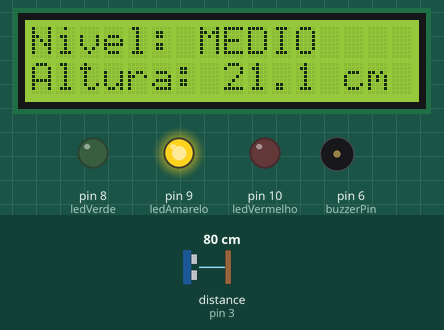
Bench run of a sketch on a simulated Arduino Uno, built with avr-gcc and run on an emulated ATmega328P. Parts: 16×2 character LCD, output pins drawn as LEDs (lit = HIGH), buzzer (waves = sounding). Wiring (inferred from the names in the program): ultrasonic range finder: trigger pin 2; echo pin 3. The inputs (shaded band) are chosen by the test bench; at power-on: distance to the obstacle (sensor on pin 3) 80 cm. The echo pulse lasts 58.3 µs per cm; pins used as bus, display or sensor lines are not drawn; what the sketch prints to the serial monitor is not drawn.

Above: at 1.7 s.
1.8 s: distance to the obstacle (sensor on pin 3) set to 55 cm
At 4.3 s:
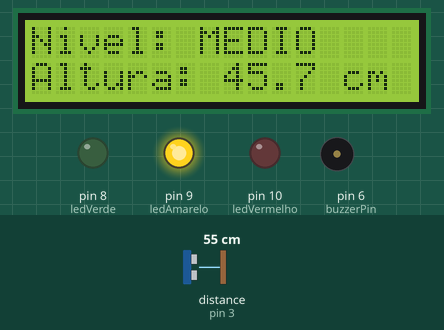
4.6 s: distance to the obstacle (sensor on pin 3) set to 46 cm
At 7.4 s:
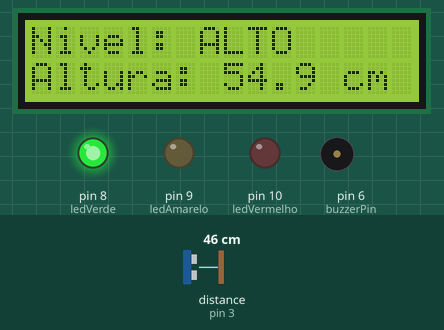
8.8 s: distance to the obstacle (sensor on pin 3) set to 4 cm
At 11.6 s:
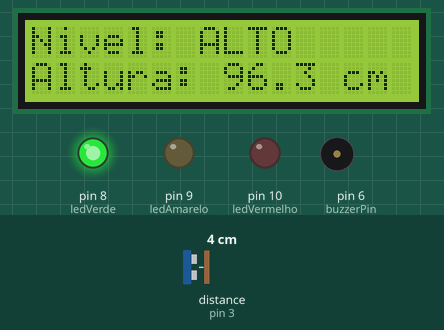
12.6 s: distance to the obstacle (sensor on pin 3) set to 2 cm
At 13.6 s:
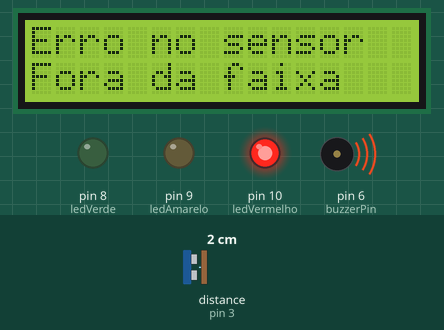
Timing chart, 0 to 15.6 s (numbered marks = the images above; inputs shaded):
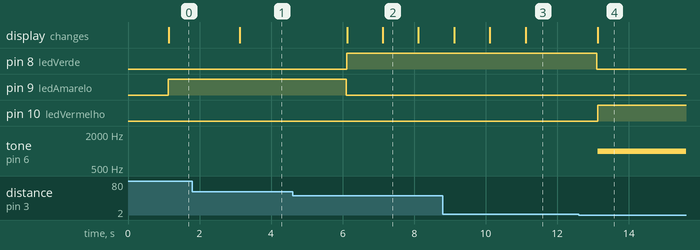

Measured:
- the behaviour switches between 50 and 49 cm on distance to the obstacle (sensor on pin 3) (found by bisection; images 1 and 2)
- the behaviour switches between 3 and 2 cm on distance to the obstacle (sensor on pin 3) (found by bisection; images 3 and 4)
- after the input at 1.8 s, the display: changes after 1.3 s (image 1)
- after the input at 4.6 s, pin 8 (ledVerde): LOW → HIGH after 1.5 s; pin 9 (ledAmarelo): HIGH → LOW after 1.5 s; the display: first changes after 1.5 s (image 2 shows a later state)
- after the input at 8.8 s, the display: first changes after 0.32 s (image 3 shows a later state)
- after the input at 12.6 s, pin 8 (ledVerde): HIGH → LOW after 0.50 s; pin 10 (ledVermelho): LOW → HIGH after 0.53 s; tone on pin 6 (buzzerPin): silent → 1000 Hz after 0.53 s; the display: changes after 0.53 s (image 4)

The sketch:

c_digo_arduino.ino
```cpp
#include <Wire.h>
#include <LiquidCrystal_I2C.h>

// =====================================================
// 1. CONFIGURACAO DO DISPLAY LCD
// =====================================================

LiquidCrystal_I2C lcd(0x27, 16, 2);

// =====================================================
// 2. MAPEAMENTO DOS PINOS
// =====================================================

const int trigPin = 2;
const int echoPin = 3;

const int buzzerPin = 6;

const int ledVerde = 8;
const int ledAmarelo = 9;
const int ledVermelho = 10;

// =====================================================
// 3. CONFIGURACAO DO RESERVATORIO
// =====================================================

// Altura util do reservatorio em centimetros.
const float alturaTotalReservatorio = 100.0;

// Distancia entre o sensor e o fundo.
// Pode ser alterada pela calibracao.
float distanciaSensorFundo = 100.0;

// Intervalo entre as medicoes.
const unsigned long intervalo = 1000;

// Tempo maximo de espera pelo eco.
const unsigned long tempoLimiteEco = 30000;

unsigned long ultimaMedicao = 0;
unsigned long inicioFase = 0;
unsigned long inicioEco = 0;
unsigned long inicioEsperaEco = 0;

// =====================================================
// 4. ESTADOS DE OPERACAO
// =====================================================

enum Estado {
  INICIALIZANDO,
  ALTO,
  MEDIO,
  BAIXO,
  FALHA_SEM_ECO,
  FALHA_DISTANCIA
};

Estado estadoAtual = INICIALIZANDO;

// Estados internos da medicao ultrassonica.

enum FaseMedicao {
  OCIOSO,
  TRIG_BAIXO,
  TRIG_ALTO,
  ESPERA_SUBIDA,
  ESPERA_DESCIDA
};

FaseMedicao fase = OCIOSO;

// =====================================================
// 5. VARIAVEIS DO FILTRO E CALIBRACAO
// =====================================================

float leituras[3];

int indiceLeitura = 0;

bool filtroInicializado = false;
bool calibrar = false;

// =====================================================
// 6. CONFIGURACAO INICIAL
// =====================================================

void setup() {

  pinMode(trigPin, OUTPUT);
  pinMode(echoPin, INPUT);

  pinMode(buzzerPin, OUTPUT);

  pinMode(ledVerde, OUTPUT);
  pinMode(ledAmarelo, OUTPUT);
  pinMode(ledVermelho, OUTPUT);

  digitalWrite(trigPin, LOW);

  Serial.begin(9600);

  lcd.init();
  lcd.backlight();

  escreverLCD(0, "Sistema Nivel");
  escreverLCD(1, "Iniciando...");

  Serial.println("Sistema iniciado.");
  Serial.println("Digite C para calibrar");
  Serial.println("com o reservatorio vazio.");

  ultimaMedicao = millis();
}

// =====================================================
// 7. FUNCAO PRINCIPAL
// =====================================================

void loop() {

  // Processa comandos e inicia novas medicoes
  // somente quando o sensor estiver ocioso.

  if (fase == OCIOSO) {

    verificarComandos();

    unsigned long agora = millis();

    if (agora - ultimaMedicao >= intervalo) {

      ultimaMedicao = agora;

      digitalWrite(trigPin, LOW);

      inicioFase = micros();

      fase = TRIG_BAIXO;
    }
  }

  // Executa a medicao sem bloquear o programa.
  atualizarSensor();
}

// =====================================================
// 8. MEDICAO ULTRASSONICA NAO BLOQUEANTE
// =====================================================

void atualizarSensor() {

  unsigned long agora = micros();

  switch (fase) {

    case OCIOSO:
      break;

    // Mantem TRIG desligado por 2 microssegundos.

    case TRIG_BAIXO:

      if (agora - inicioFase >= 2) {

        digitalWrite(trigPin, HIGH);

        inicioFase = micros();

        fase = TRIG_ALTO;
      }

      break;

    // Envia um pulso de pelo menos 10 microssegundos.

    case TRIG_ALTO:

      if (agora - inicioFase >= 10) {

        digitalWrite(trigPin, LOW);

        inicioEsperaEco = micros();

        fase = ESPERA_SUBIDA;
      }

      break;

    // Aguarda o inicio do sinal de retorno.

    case ESPERA_SUBIDA:

      if (agora - inicioEsperaEco >= tempoLimiteEco) {

        fase = OCIOSO;

        tratarFalha(FALHA_SEM_ECO);

      } else if (digitalRead(echoPin) == HIGH) {

        inicioEco = micros();

        fase = ESPERA_DESCIDA;
      }

      break;

    // Mede a duracao do sinal de retorno.

    case ESPERA_DESCIDA:

      if (agora - inicioEco >= tempoLimiteEco) {

        fase = OCIOSO;

        tratarFalha(FALHA_SEM_ECO);

      } else if (digitalRead(echoPin) == LOW) {

        unsigned long duracao = micros() - inicioEco;

        fase = OCIOSO;

        // Converte o tempo em distancia.

        float distancia = duracao * 0.034 / 2.0;

        processarLeitura(distancia);
      }

      break;
  }
}

// =====================================================
// 9. PROCESSAMENTO DA LEITURA
// =====================================================

void processarLeitura(float distancia) {

  // Verifica a faixa fisica prevista para o sensor.

  if (distancia < 2.0 || distancia > 400.0) {

    tratarFalha(FALHA_DISTANCIA);

    return;
  }

  // Executa a calibracao, caso tenha sido solicitada.

  if (calibrar) {

    calibrar = false;

    if (distancia >= alturaTotalReservatorio) {

      distanciaSensorFundo = distancia;

      filtroInicializado = false;

      Serial.print("Calibracao concluida: ");
      Serial.print(distanciaSensorFundo);
      Serial.println(" cm");

    } else {

      Serial.println("Calibracao recusada.");
      Serial.println("Confira se o tanque esta vazio.");
    }
  }

  // Verifica se a distancia esta fora da faixa
  // esperada para o reservatorio.
  // Margem de 1 cm para pequenas imprecisoes.

  if (distancia > distanciaSensorFundo + 1.0) {

    tratarFalha(FALHA_DISTANCIA);

    return;
  }

  // Aplica o filtro de ruido.

  float distanciaFiltrada = filtrarLeitura(distancia);

  // Calcula a altura da agua.

  float nivelAgua = distanciaSensorFundo
                   - distanciaFiltrada;

  // Limita a altura entre 0 e 100 cm.

  if (nivelAgua < 0) {

    nivelAgua = 0;
  }

  if (nivelAgua > alturaTotalReservatorio) {

    nivelAgua = alturaTotalReservatorio;
  }

  // Calcula a porcentagem interna.

  int porcentagem =
    (nivelAgua / alturaTotalReservatorio) * 100;

  // Classifica o nivel de agua.

  if (porcentagem > 50) {

    definirEstado(ALTO);

  } else if (porcentagem > 20) {

    definirEstado(MEDIO);

  } else {

    definirEstado(BAIXO);
  }

  mostrarAltura(nivelAgua);

  // Registra as informacoes no monitor serial.

  Serial.print("Altura: ");
  Serial.print(nivelAgua, 1);
  Serial.print(" cm | Nivel: ");
  Serial.print(porcentagem);
  Serial.println("%");
}

// =====================================================
// 10. FILTRO DE MEDIANA
// =====================================================

// Utiliza tres leituras para reduzir a influencia
// de valores isolados e instaveis.

float filtrarLeitura(float valor) {

  // Inicializa o filtro com a primeira leitura valida.

  if (!filtroInicializado) {

    for (int i = 0; i < 3; i++) {

      leituras[i] = valor;
    }

    indiceLeitura = 0;

    filtroInicializado = true;
  }

  leituras[indiceLeitura] = valor;

  indiceLeitura = (indiceLeitura + 1) % 3;

  float a = leituras[0];
  float b = leituras[1];
  float c = leituras[2];

  // Organiza os tres valores em ordem crescente.

  if (a > b) {

    float aux = a;
    a = b;
    b = aux;
  }

  if (b > c) {

    float aux = b;
    b = c;
    c = aux;
  }

  if (a > b) {

    float aux = a;
    a = b;
    b = aux;
  }

  // Retorna o valor central.

  return b;
}

// =====================================================
// 11. MAQUINA DE ESTADOS
// =====================================================

void definirEstado(Estado novoEstado) {

  // Evita atualizar os atuadores desnecessariamente.

  if (estadoAtual == novoEstado) {

    return;
  }

  estadoAtual = novoEstado;

  // Desliga todos os indicadores inicialmente.

  digitalWrite(ledVerde, LOW);
  digitalWrite(ledAmarelo, LOW);
  digitalWrite(ledVermelho, LOW);

  noTone(buzzerPin);

  switch (estadoAtual) {

    case ALTO:

      escreverLCD(0, "Nivel: ALTO");

      digitalWrite(ledVerde, HIGH);

      break;

    case MEDIO:

      escreverLCD(0, "Nivel: MEDIO");

      digitalWrite(ledAmarelo, HIGH);

      break;

    case BAIXO:

      escreverLCD(0, "Nivel: BAIXO");

      digitalWrite(ledVermelho, HIGH);

      tone(buzzerPin, 1000);

      break;

    case FALHA_SEM_ECO:

      escreverLCD(0, "Erro no sensor");
      escreverLCD(1, "Sem eco");

      digitalWrite(ledVermelho, HIGH);

      tone(buzzerPin, 1000);

      break;

    case FALHA_DISTANCIA:

      escreverLCD(0, "Erro no sensor");
      escreverLCD(1, "Fora da faixa");

      digitalWrite(ledVermelho, HIGH);

      tone(buzzerPin, 1000);

      break;

    case INICIALIZANDO:

      escreverLCD(0, "Sistema Nivel");
      escreverLCD(1, "Iniciando...");

      break;
  }
}

// =====================================================
// 12. TRATAMENTO DE FALHAS
// =====================================================

void tratarFalha(Estado falha) {

  // Reinicia o filtro para evitar o uso de
  // leituras antigas apos a recuperacao.

  filtroInicializado = false;

  if (calibrar) {

    calibrar = false;

    Serial.println("Falha durante a calibracao.");
  }

  definirEstado(falha);

  if (falha == FALHA_SEM_ECO) {

    Serial.println("ERRO: ausencia de eco");

  } else {

    Serial.println("ERRO: distancia fora da faixa");
  }
}

// =====================================================
// 13. EXIBICAO DA ALTURA NO DISPLAY
// =====================================================

void mostrarAltura(float altura) {

  char mensagem[17];

  // Converte a altura em decimos de centimetro.

  int decimos = (int)(altura * 10 + 0.5);

  // Formata o texto com uma casa decimal,
  // respeitando as 16 colunas do LCD.

  snprintf(
    mensagem,
    sizeof(mensagem),
    "Altura: %d.%d cm",
    decimos / 10,
    decimos % 10
  );

  escreverLCD(1, mensagem);
}

// =====================================================
// 14. ESCRITA SEGURA NO LCD
// =====================================================

// Completa a linha com espacos para evitar
// caracteres restantes de mensagens anteriores.

void escreverLCD(int linha, const char* texto) {

  lcd.setCursor(0, linha);

  bool terminou = false;

  for (int i = 0; i < 16; i++) {

    if (!terminou && texto[i] == '\0') {

      terminou = true;
    }

    if (terminou) {

      lcd.print(' ');

    } else {

      lcd.print(texto[i]);
    }
  }
}

// =====================================================
// 15. MODO DE CALIBRACAO
// =====================================================

// Ao receber a letra C pelo monitor serial,
// utiliza a proxima medicao valida para calibrar
// a distancia entre o sensor e o fundo do tanque.

void verificarComandos() {

  if (Serial.available() > 0) {

    char comando = Serial.read();

    if (comando == 'C' || comando == 'c') {

      calibrar = true;

      Serial.println("Calibracao solicitada.");
    }
  }
}

// =====================================================
// FIM DO PROGRAMA
// =====================================================
```
